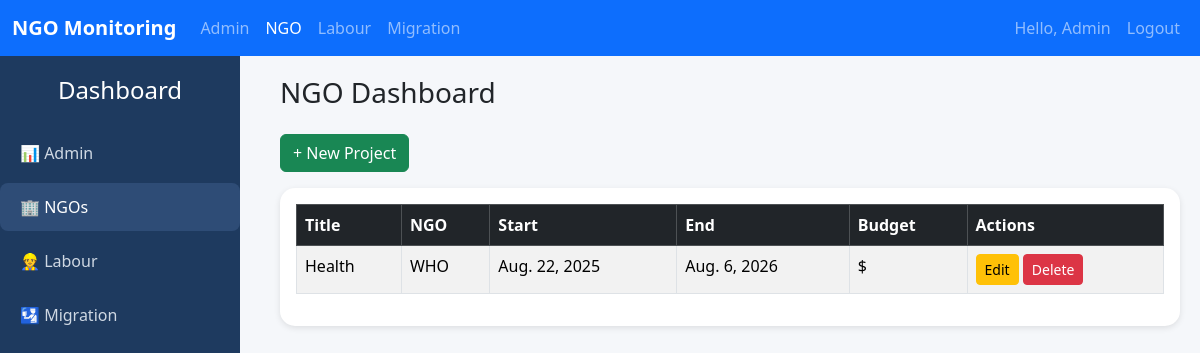
/dashboard/ngo/ (signed in), run on an earlier commit of the app's database.
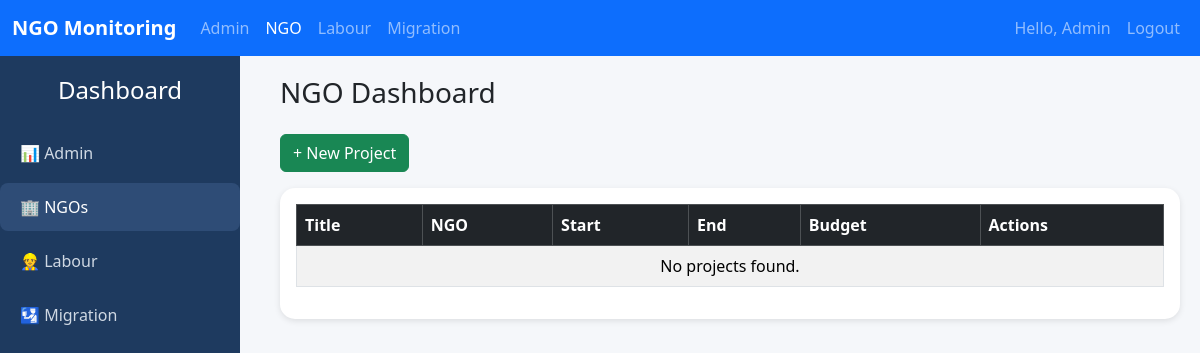
And on a later commit of the database.
### core/models.py (models this page shows, shortened)
class User(AbstractUser):
    NGO = "NGO"
    LABOUR = "LABOUR"
    MIGRATION = "MIGRATION"
    ADMIN = "ADMIN"
    ROLE_CHOICES = [
        (NGO, "NGO"),
        (LABOUR, "Labour"),
        (MIGRATION, "Migration"),
        (ADMIN, "Admin"),
    ]
    role = models.CharField(max_length=20, choices=ROLE_CHOICES, default=NGO)

class Project(models.Model):
    STATUS_CHOICES = [
        ("active", "Active"),
        ("inactive", "Inactive"),
    ]
    ngo = models.ForeignKey(NGO, on_delete=models.CASCADE, related_name="projects")
    title = models.CharField(max_length=200)
    description = models.TextField(blank=True)
    start_date = models.DateField()
    end_date = models.DateField(null=True, blank=True)
    status = models.CharField(max_length=10, choices=STATUS_CHOICES, default="active")
    created_at = models.DateTimeField(auto_now_add=True)

class NGO(models.Model):
    name = models.CharField(max_length=200, unique=True)
    description = models.TextField(blank=True)
    email = models.EmailField(max_length=254, blank=True, null=True)
    phone_number = models.CharField(max_length=20, blank=True, null=True)
    address = models.TextField(blank=True, null=True)
    area_manager = models.CharField(max_length=200, blank=True, null=True)
    website = models.URLField(blank=True, null=True)
    profile_picture = models.ImageField(upload_to='ngo_profiles/', blank=True, null=True)
    created_at = models.DateTimeField(auto_now_add=True)
    updated_at = models.DateTimeField(auto_now=True)  # tracks changes

### core/views.py (the view)
# urls.py: path("dashboard/ngo/", views.ngo_dashboard, name="ngo_dashboard"),
@login_required
def ngo_dashboard(request):
    require_role(request.user, User.NGO, User.ADMIN)
    if request.user.role == User.NGO and hasattr(request.user, "ngo"):
        projects = Project.objects.filter(ngo=request.user.ngo).order_by("-start_date")
    else:
        projects = Project.objects.select_related("ngo").all().order_by("-start_date")
    stats = {
        "projects": projects.count(),
        "active_projects": projects.filter(status="active").count(),
        "ngos": NGO.objects.count(),
    }
    return render(request, "core/ngo_dashboard.html", {"projects": projects, "stats": stats})

### core/utils.py (called while the page is built)
def require_role(user, *roles):
    if user.is_superuser:
        return
    if user.role not in roles:
        raise PermissionDenied("You do not have permission for this action.")

### core/templates/core/ngo_dashboard.html (shortened to what this page needs)
{% extends "core/base_dashboard.html" %}
{% block content %}
<h3 class="mb-4">NGO Dashboard</h3>
<a href="{% url 'project_create' %}" class="btn btn-success mb-3">+ New Project</a>
<div class="row g-3">
  <div class="col-md-12">
    <div class="card p-3">
      <table class="table table-striped table-bordered">
        <thead class="table-dark">
          <tr><th>Title</th><th>NGO</th><th>Start</th><th>End</th><th>Budget</th><th>Actions</th></tr>
        </thead>
        <tbody>
          {% for project in projects %}
          <tr>
            <td>{{ project.title }}</td>
            <td>{{ project.ngo.name }}</td>
            <td>{{ project.start_date }}</td>
            <td>{{ project.end_date }}</td>
            <td>${{ project.budget }}</td>
            <td>
              <a href="{% url 'project_update' project.id %}" class="btn btn-sm btn-warning">Edit</a>
              <a href="{% url 'project_delete' project.id %}" class="btn btn-sm btn-danger">Delete</a>
            </td>
          </tr>
          {% empty %}
          <tr><td colspan="6" class="text-center">No projects found.</td></tr>
          {% endfor %}
        </tbody>
      </table>
    </div>
  </div>
</div>
{% endblock %}

### core/templates/core/base_dashboard.html (shortened to what this page needs)
{% load static %}
<!DOCTYPE html>
<html lang="en">
<head>
<link href="https://cdn.jsdelivr.net/npm/bootstrap@5.3.3/dist/css/bootstrap.min.css" rel="stylesheet">
</head>
<body>
<nav class="navbar navbar-expand-lg navbar-dark bg-primary">
  <div class="container-fluid">
    <a class="navbar-brand" href="#">NGO Monitoring</a>
    <div class="collapse navbar-collapse">
      <ul class="navbar-nav me-auto">
        <li class="nav-item"><a class="nav-link {% if request.path == '/dashboard/admin/' %}active{% endif %}" href="{% url 'admin_dashboard' %}">Admin</a></li>
        <li class="nav-item"><a class="nav-link {% if request.path == '/dashboard/ngo/' %}active{% endif %}" href="{% url 'ngo_dashboard' %}">NGO</a></li>
        <li class="nav-item"><a class="nav-link {% if request.path == '/dashboard/labour/' %}active{% endif %}" href="{% url 'labour_dashboard' %}">Labour</a></li>
        <li class="nav-item"><a class="nav-link {% if request.path == '/dashboard/migration/' %}active{% endif %}" href="{% url 'migration_dashboard' %}">Migration</a></li>
      </ul>
      <ul class="navbar-nav">
        {% if user.is_authenticated %}
        <li class="nav-item"><span class="nav-link">Hello, {{ user.username }}</span></li>
        <li class="nav-item"><a class="nav-link" href="{% url 'logout' %}">Logout</a></li>
        {% else %}
        <li class="nav-item"><a class="nav-link" href="{% url 'login' %}">Login</a></li>
        {% endif %}
      </ul>
    </div>
  </div>
</nav>
<div class="sidebar">
  <h4 class="text-center mb-4">Dashboard</h4>
  <a href="{% url 'admin_dashboard' %}" class="{% if request.path == '/dashboard/admin/' %}active{% endif %}">📊 Admin</a>
  <a href="{% url 'ngo_dashboard' %}" class="{% if request.path == '/dashboard/ngo/' %}active{% endif %}">🏢 NGOs</a>
  <a href="{% url 'labour_dashboard' %}" class="{% if request.path == '/dashboard/labour/' %}active{% endif %}">👷 Labour</a>
  <a href="{% url 'migration_dashboard' %}" class="{% if request.path == '/dashboard/migration/' %}active{% endif %}">🛂 Migration</a>
</div>
<div class="main-content">
  {% block content %}{% endblock %}
</div>
</body>
</html>

### core/templates/core/base_dashboard.html (style rules this page uses)
body { background-color: #f5f7fa; font-family: 'Segoe UI', Tahoma, Geneva, Verdana, sans-serif; }
.navbar-brand { font-weight: bold; }
.sidebar { height: 100vh; background: #1e3a5f; color: #fff; padding-top: 20px; position: fixed; width: 240px; }
.sidebar a { color: #cfd8e3; text-decoration: none; padding: 12px 20px; display: block; border-radius: 8px; margin: 6px 0; }
.sidebar a:hover, .sidebar a.active { background: #2e4c76; color: #fff; }
.main-content { margin-left: 260px; padding: 20px; }
.card { border: none; border-radius: 15px; box-shadow: 0px 2px 6px rgba(0,0,0,0.1); }

What changed in the data, as far as the page shows it:
removed Project: title "Health", ngo.name "WHO", start_date "Aug. 22, 2025", end_date "Aug. 6, 2026"
Also different on the page:
text now shown: "No projects found."
